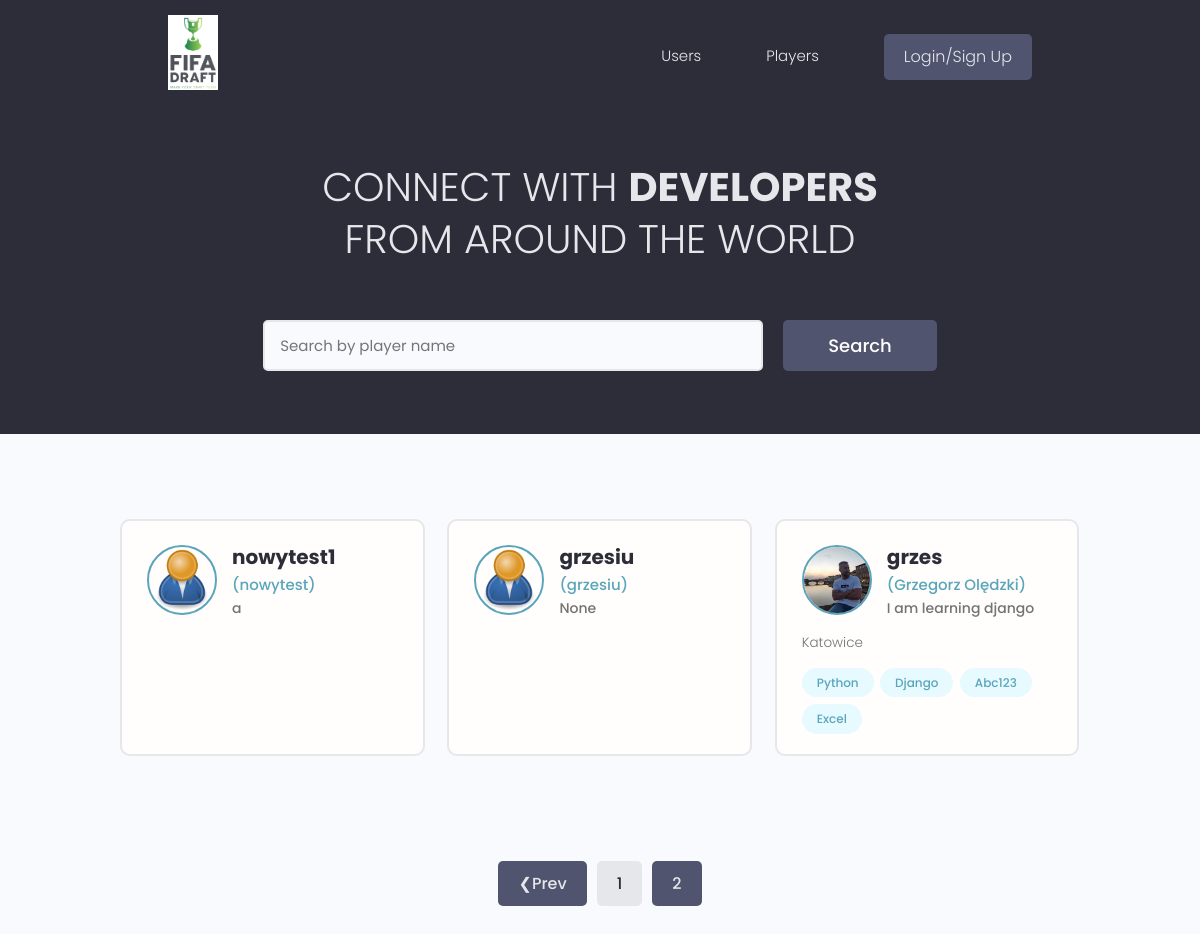
The app's page /?page=2&search_query= with its own data.
### users/models.py (models this page shows, shortened)
class Profile(models.Model):
    user = models.OneToOneField(User, on_delete=models.CASCADE, null=True, blank=True)
    name = models.CharField(max_length=100, blank=True, null=True)
    username = models.CharField(max_length=100, blank=True, null=True)
    location = models.CharField(max_length=100, blank=True, null=True)
    email = models.EmailField(max_length=100, blank=True, null=True)
    short_intro = models.CharField(max_length=250, blank=True, null=True)
    bio = models.TextField(blank=True, null=True)
    profile_image = models.ImageField(
        null=True,
        blank=True,
        upload_to="profile_images/",
        default="profile_images/user-default.png",
    )
    social_github = models.CharField(max_length=200, blank=True, null=True)
    social_twitter = models.CharField(max_length=200, blank=True, null=True)
    social_linkedin = models.CharField(max_length=200, blank=True, null=True)
    social_youtube = models.CharField(max_length=200, blank=True, null=True)
    social_website = models.CharField(max_length=200, blank=True, null=True)
    created = models.DateTimeField(auto_now_add=True)
    id = models.UUIDField(
        default=uuid.uuid4, unique=True, primary_key=True, editable=False
    )
    @property
    def image_url(self):
        try:
            url = self.profile_image.url
        except:
            url = 'http://127.0.0.1:8000/images/profile_images/user-default.png'
        return url

class Skill(models.Model):
    owner = models.ForeignKey(Profile, on_delete=models.CASCADE, null=True, blank=True)
    name = models.CharField(max_length=200, blank=True, null=True)
    description = models.TextField(null=True, blank=True)
    created = models.DateTimeField(auto_now_add=True)
    id = models.UUIDField(
        default=uuid.uuid4, unique=True, primary_key=True, editable=False
    )
    def __str__(self):
        return str(self.name)

### users/views.py (the view)
# urls.py: path("", views.profiles, name="profiles"),
def profiles(request):
    profiles, search_query = search_profiles(request)
    results_on_page = 6
    custom_range, profiles = pagination_project(request, profiles, results_on_page)
    context = {
        "profiles": profiles,
        "custom_range": custom_range,
        "search_query": search_query,
    }
    return render(request, "users/profiles.html", context)

### users/utils.py (called while the page is built)
def pagination_project(request, players, results_on_page):
    page = request.GET.get("page")
    paginator = Paginator(players, results_on_page)
    try:
        players = paginator.page(page)
    except PageNotAnInteger:
        page = 1
        players = paginator.page(page)
    except EmptyPage:
        page = paginator.num_pages
        players = paginator.page(page)
    left_index = int(page) - 1
    if left_index < 1:
        left_index = 1
    right_index = int(page) + 2
    if right_index > paginator.num_pages:
        right_index = paginator.num_pages + 1
    custom_range = range(left_index, right_index)
    return custom_range, players

def search_profiles(request):
    search_query = ""
    if request.GET.get("search_query"):
        search_query = request.GET.get("search_query")
    skills = Skill.objects.filter(name__iexact=search_query)
    profiles = Profile.objects.distinct().filter(
        Q(name__icontains=search_query)
        | Q(username__icontains=search_query)
        | Q(skill__in=skills)
        | Q(location__icontains=search_query)
    )
    return profiles, search_query

### users/templates/users/profiles.html (shortened to what this page needs)
{% extends 'main.html'%}
{% block content %}
  <main class="home">
    <section class="hero-section text-center">
      <div class="container container--narrow">
        <div class="hero-section__box">
          <h2>CONNECT WITH <span>DEVELOPERS</span></h2>
          <h2>FROM AROUND THE WORLD</h2>
        </div>
        <div class="hero-section__search">
          <form class="form" action="#" method="get">
            <div class="form__field">
              <input class="input input--text" id="formInput#search" type="text" name="search_query"
                value='{{search_query}}' placeholder="Search by player name" />
            </div>
            <input class="btn btn--sub btn--lg" type="submit" value="Search" />
          </form>
        </div>
      </div>
    </section>
    <section class="devlist">
      <div class="container">
        <div class="grid grid--three">
         {% for profile in profiles %}
          <div class="column card">
            <div class="dev">
              <a href="{% url 'user-profile' profile.id %}" class="card__body">
                <div class="dev__profile">
                  <img class="avatar avatar--md" src={{profile.image_url}} alt="image" />
                  <div class="dev__meta">
                    <h3>{{ profile.user }}</h3> ({{ profile.name }})
                    <h5>{{ profile.short_intro|slice:'60' }}</h5>
                  </div>
                </div>
                <p class="dev__info">
                  {{ profile.bio|slice:'150' }}</p>
                <div class="dev__skills">
                  {% for skill in profile.skill_set.all %}
                  <span class="tag tag--pill tag--main">
                    <small>{{ skill }}</small>
                  </span>
                  {% endfor %}
                </div>
              </a>
            </div>
          </div>
         {% endfor %}
        </div>
      </div>
    </section>
  </main>
    {% include 'pagination.html' with queryset=profiles search_query=search_query %}
{% endblock content %}

### static/styles/app.css (style rules this page uses)
:root { --color-sub: #2d2d39; }
.btn--sub { background-color: var(--color-sub-light); }
.card { border: 2px solid var(--color-light); }
img { width: 100%; }
.hero-section { height: 40vh; display: flex; align-items: center; background-color: var(--color-sub); }
.hero-section__box { margin-bottom: 4rem; }
.hero-section__box > h2, .hero-section__box > h2 > span { font-size: 4rem; color: var(--color-light); line-height: 1.3; text-transform: uppercase; }
.hero-section__box > h2 { font-weight: 300; }
.hero-section__box > h2 > span { font-weight: 700; }
.hero-section__search > .form { display: flex; align-items: center; justify-content: center; gap: 2rem; }
.hero-section__search > .form input.input--text { width: 50rem; }
.devlist { margin-top: 8rem; }
.devlist .grid { align-items: stretch; }
.devlist .dev .dev__profile { display: flex; align-items: center; gap: 1.5rem; }
.devlist .dev .dev__meta h3 { color: var(--color-sub); font-size: 2rem; font-weight: 700; }
.devlist .dev .dev__meta h5 { color: var(--color-text); font-size: 1.4rem; font-weight: 500; }
.devlist .dev .dev__info { margin: 1.5rem 0; font-size: 1.35rem; line-height: 1.4; text-align: justify; }

### static/uikit/styles/modules/_variables.css (style rules this page uses)
:root { --color-main: #5aa5b9; --color-main-light: #e6faff; --color-sub: #3f4156; --color-sub-light: #51546e; --color-sub-lighter: #ededfd; --color-text: #737373; --color-gray: #8b8b8b; --color-light: #e5e7eb; --color-light-gray: #767676; --color-bg: #f8fafd; --color-white: #fffefd; --color-white-light: #f3f3f3; --color-success: #359e64; --color-success-bg: #def8e8; --color-error: #fc4b0b; --color-error-bg: #fff2ee; --font-base: 'Poppins', arial, helvetica, 'Segoe UI', roboto, ubuntu, sans-serif; --font-monospace: 'Fira Code', 'Courier New', courier, monospace; --font-regular: 300; --font-medium: 500; --font-bold: 700; --generic-shadow: 1px 1px 5px #00000010; --generic-transition: all 0.3s ease-in-out; }

### static/uikit/styles/modules/_base.css (style rules this page uses)
* { margin: 0; padding: 0; box-sizing: border-box; text-rendering: optimizeLegibility; color: inherit; font-size: inherit; }
html { font-size: 50%; }
@media only screen and (min-width: 480px) { html { font-size: 56.25%; } }
@media only screen and (min-width: 1200px) { html { font-size: 62.5%; } }
body { line-height: 1.6; font-weight: 400; font-size: 1.5rem; color: var(--color-text); background-color: var(--color-bg); min-height: 100vh; }

### static/uikit/styles/modules/_typography.css (style rules this page uses)
* { font-family: var(--font-base); }
h2 { font-size: 3.6rem; font-weight: var(--font-bold); }
h3 { font-size: 3.2rem; font-weight: var(--font-medium); }
h5 { font-size: 2.4rem; font-weight: var(--font-medium); }
h5, h6 { font-weight: var(--font-regular); }
p, span, strong { font-size: 1.6rem; color: var(--color-text); font-weight: var(--font-regular); }
a { padding-bottom: 2px; text-decoration: none; display: inline-block; color: var(--color-main); font-weight: var(--font-medium); }

### static/uikit/styles/modules/_utilities.css (style rules this page uses)
.container { width: 92%; max-width: 165rem; margin: 0 auto; box-sizing: border-box; }
.container--narrow { width: 92%; max-width: 120rem; }
@media screen and (min-width: 1000px) { .container { width: 90%; } }
@media screen and (min-width: 1000px) { .container--narrow { width: 85%; } }
@media screen and (min-width: 1200px) { .container { width: 80%; } }
@media screen and (min-width: 1200px) { .container--narrow { width: 72%; } }
.text-center { text-align: center; }

### static/uikit/styles/modules/_avatar.css (style rules this page uses)
.avatar { border-radius: 50%; border: 2px solid var(--color-main); object-fit: cover; }
.avatar--md { height: 7rem; width: 7rem; }

### static/uikit/styles/modules/_button.css (style rules this page uses)
.btn { display: inline-block; position: relative; cursor: pointer; background-color: var(--color-light); font-weight: var(--font-medium); color: var(--color-sub); text-decoration: none; padding: 1rem 2rem; border-radius: 0.5rem; border: none; width: -webkit-fit-content; width: -moz-fit-content; width: fit-content; height: -webkit-fit-content; height: -moz-fit-content; height: fit-content; font-size: 1.6rem; outline-width: 0; outline-color: transparent; -webkit-backface-visibility: hidden; backface-visibility: hidden; transition: all 0.3s ease-in-out; }
.btn--sub { background-color: var(--color-sub); color: var(--color-white); }
.btn--lg { font-size: 1.8rem; padding: 1.2rem 4.5rem; }

### static/uikit/styles/modules/_card.css (style rules this page uses)
.card { border-radius: 1rem; background-color: var(--color-white); border: 1.5px solid var(--color-light); width: auto; height: auto; margin-top: 0.5rem; margin-bottom: 0.5rem; overflow: hidden; }
.card__body, .card__header { padding: 2rem 2.5rem; }

### records on screen
Profile: image_url (placeholder picture), user "nowytest1", name "nowytest", short_intro "a"
Profile: image_url (placeholder picture), user "grzesiu", name "grzesiu", short_intro "None"
Profile: image_url (picture), user "grzes", name "Grzegorz Olędzki", short_intro "I am learning django", bio "Katowice"
Skill: name "Python"
Skill: name "Django"
Skill: name "Abc123"
Skill: name "Excel"

### other values on screen
{{ page }} "1"
{{ page }} "2"
